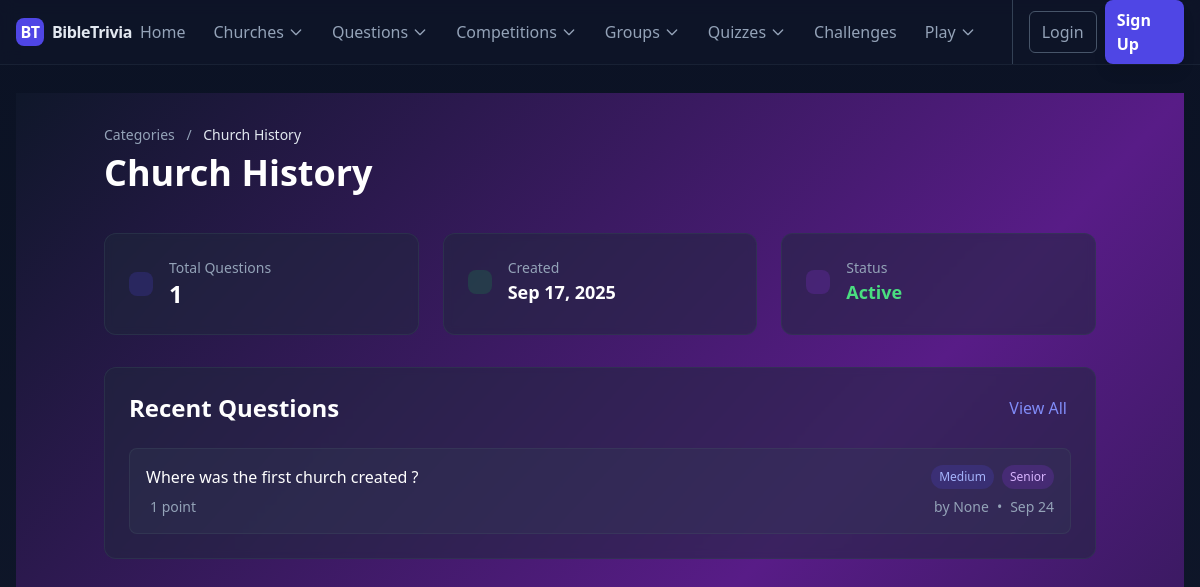
Screenshot of /categories/church-history/ with the database file from the repository.
### home/models.py (models this page shows, shortened)
class TimeStampedModel(models.Model):
    created_at = models.DateTimeField(auto_now_add=True)
    updated_at = models.DateTimeField(auto_now=True)
    class Meta:
        abstract = True

class QuestionCategory(TimeStampedModel):
    category_choices = [
        ('Old Testament', 'Old Testament'),
        ('New Testament', 'New Testament'),
        ('Church History', 'Church History'),
        ('General Knowledge', 'General Knowledge'),
        ('Other', 'Other'),
    ]
    name = models.CharField(max_length=100, unique=True, choices=category_choices)
    slug = models.SlugField(max_length=120, unique=True, blank=True)
    description = models.TextField(blank=True)
    is_active = models.BooleanField(default=True)
    class Meta:
        verbose_name = "Question Category"
        verbose_name_plural = "Question Categories"
        ordering = ['name']
        indexes = [
            models.Index(fields=["slug"]),
            models.Index(fields=["is_active"]),
        ]

class Question(TimeStampedModel):
    DIFFICULTY_CHOICES = [
        ('Easy', 'Easy'),
        ('Medium', 'Medium'),
        ('Hard', 'Hard'),
    ]
    QUESTION_TYPE_CHOICES = [
        ('single', 'Single Choice'),
        ('multiple', 'Multiple Select'),
        ('open', 'Open Ended'),
    ]
    level_category = [
        ('Adults', 'Adults'),
        ('Youth', 'Youth'),
        ('Children', 'Children'),
        ('Senior', 'Senior'),
        ('Junior', 'Junior'),
        ('Teens', 'Teens'),
        ('All', 'All'),
    ]
    level = models.CharField(max_length=100, choices=level_category, default='All')
    allowed_levels = models.JSONField(
        default=list,
        blank=True,
        help_text="Select one or more levels this question applies to"
    )
    uuid = models.UUIDField(default=uuid.uuid4, unique=True, editable=False)
    categories = models.ManyToManyField(
        QuestionCategory,
        related_name='questions',
        blank=True,
    )
    activities = models.ManyToManyField(
        'CompetitionActivity',
        related_name='questions',
        blank=True,
        help_text='Activities this question is associated with'
    )
    question_text = models.TextField()
    difficulty = models.CharField(max_length=10, choices=DIFFICULTY_CHOICES, default='Medium')
    question_type = models.CharField(max_length=20, choices=QUESTION_TYPE_CHOICES, default='single')
    explanation = models.TextField(
        blank=True,
        help_text="Optional explanation for the correct answer"
    )
    bible_reference = models.CharField(
        max_length=100,
        blank=True,
        help_text="Bible verse reference (e.g., John 3:16)"
    )
    points = models.PositiveIntegerField(
        default=1,
        help_text="Points awarded for correct answer"
    )
    penalty = models.PositiveIntegerField(
        default=1,
        help_text="If 0, allow positive proportional credit for multiple-select; otherwise full-or-nothing"
    )
    is_active = models.BooleanField(default=True)
    created_by = models.ForeignKey(
        settings.AUTH_USER_MODEL,
        on_delete=models.CASCADE,
        related_name='created_questions'
    )
    class Meta:
        ordering = ['-created_at']
        indexes = [
            models.Index(fields=["difficulty"]),
            models.Index(fields=["is_active"]),
            models.Index(fields=["created_by"]),
        ]
        verbose_name = "Question"
        verbose_name_plural = "Questions"

### users/models.py (models this page shows, shortened)
class MyUser(AbstractUser):
    email = models.EmailField(_('email address'), max_length=50, unique=True)
    username = None
    ROLE_CHOICES = [
        ('Admin', 'Admin'),
        ('Supervisor', 'Supervisor'),
        ('Patron', 'Patron'),
        ('Member', 'Member'),
    ]
    role = models.CharField(
        _('Role'),
        max_length=20,
        choices=ROLE_CHOICES,
        default='Member',
        help_text=_('User role in the system')
    )
    USERNAME_FIELD = 'email'
    REQUIRED_FIELDS = []
    objects = MyUserManager()
    groups = models.ManyToManyField(
        'auth.Group',
        related_name='myuser_groups',  # Unique related_name
        blank=True,
        help_text=_('The groups this user belongs to. A user will get all permissions granted to each of their groups.')
    )
    user_permissions = models.ManyToManyField(
        'auth.Permission',
        related_name='myuser_permissions',  # Unique related_name
        blank=True,
        help_text=_('Specific permissions for this user.')
    )

### home/views.py (the view)
# urls.py: path('categories/<slug:slug>/', QuestionCategoryDetailView.as_view(), name='category_detail'),
class QuestionCategoryDetailView(DetailView):
    model = QuestionCategory
    template_name = 'home/category_detail.html'
    context_object_name = 'category'
    slug_field = 'slug'
    slug_url_kwarg = 'slug'
    def get_context_data(self, **kwargs):
        context = super().get_context_data(**kwargs)
        context['questions'] = self.object.questions.filter(is_active=True)[:10]
        context['total_questions'] = self.object.questions.filter(is_active=True).count()
        return context

### home/templates/home/category_detail.html (shortened to what this page needs)
{% extends 'base.html' %}
{% load static %}
{% block content %}
<div class="min-h-screen bg-gradient-to-br from-slate-900 via-purple-900 to-slate-900">
    <div class="container mx-auto px-4 py-8">
        <div class="flex flex-col md:flex-row justify-between items-start md:items-center mb-8">
            <div>
                <nav class="text-sm text-slate-400 mb-2">
                    <a href="{% url 'category_list' %}" class="hover:text-indigo-400 transition-colors">Categories</a>
                    <span class="mx-2">/</span>
                    <span class="text-slate-200">{{ category.name }}</span>
                </nav>
                <h1 class="text-4xl font-bold text-white mb-2">{{ category.name }}</h1>
            </div>
        </div>
        <div class="grid grid-cols-1 md:grid-cols-3 gap-6 mb-8">
            <div class="bg-slate-800/50 backdrop-blur-sm rounded-xl p-6 border border-slate-700/50">
                <div class="flex items-center">
                    <div class="bg-indigo-600/20 p-3 rounded-lg mr-4">
                    </div>
                    <div>
                        <p class="text-slate-400 text-sm">Total Questions</p>
                        <p class="text-2xl font-bold text-white">{{ total_questions }}</p>
                    </div>
                </div>
            </div>
            <div class="bg-slate-800/50 backdrop-blur-sm rounded-xl p-6 border border-slate-700/50">
                <div class="flex items-center">
                    <div class="bg-green-600/20 p-3 rounded-lg mr-4">
                    </div>
                    <div>
                        <p class="text-slate-400 text-sm">Created</p>
                        <p class="text-lg font-semibold text-white">{{ category.created_at|date:"M d, Y" }}</p>
                    </div>
                </div>
            </div>
            <div class="bg-slate-800/50 backdrop-blur-sm rounded-xl p-6 border border-slate-700/50">
                <div class="flex items-center">
                    <div class="bg-purple-600/20 p-3 rounded-lg mr-4">
                    </div>
                    <div>
                        <p class="text-slate-400 text-sm">Status</p>
                        <p class="text-lg font-semibold {% if category.is_active %}text-green-400{% else %}text-red-400{% endif %}">
                            {% if category.is_active %}Active{% else %}Inactive{% endif %}
                        </p>
                    </div>
                </div>
            </div>
        </div>
        {% if questions %}
        <div class="bg-slate-800/50 backdrop-blur-sm rounded-xl p-6 border border-slate-700/50 mb-8">
            <div class="flex justify-between items-center mb-6">
                <h2 class="text-2xl font-bold text-white">Recent Questions</h2>
                <a href="{% url 'question_list' %}?category={{ category.slug }}"
                   class="text-indigo-400 hover:text-indigo-300 transition-colors">
                    View All
                </a>
            </div>
            <div class="space-y-4">
                {% for question in questions %}
                <div class="bg-slate-700/30 rounded-lg p-4 border border-slate-600/30 hover:border-indigo-500/50 transition-all duration-200">
                    <div class="flex justify-between items-start mb-2">
                        <h3 class="text-white font-medium flex-1 mr-4">
                            <a href="{% url 'question_detail' question.pk %}" class="hover:text-indigo-400 transition-colors">
                                {{ question.question_text|truncatechars:100 }}
                            </a>
                        </h3>
                        <div class="flex space-x-2 text-xs">
                            <span class="px-2 py-1 rounded-full bg-indigo-600/20 text-indigo-300">
                                {{ question.difficulty }}
                            </span>
                            <span class="px-2 py-1 rounded-full bg-purple-600/20 text-purple-300">
                                {{ question.level }}
                            </span>
                        </div>
                    </div>
                    <div class="flex justify-between items-center text-sm text-slate-400">
                        <div class="flex items-center space-x-4">
                            <span>{{ question.points }} point{{ question.points|pluralize }}</span>
                        </div>
                        <div class="flex items-center space-x-2">
                            <span>by {{ question.created_by.get_full_name|default:question.created_by.username }}</span>
                            <span>•</span>
                            <span>{{ question.created_at|date:"M d" }}</span>
                        </div>
                    </div>
                </div>
                {% endfor %}
            </div>
        </div>
        {% endif %}
    </div>
</div>
{% endblock %}

### rows the page displays
QuestionCategory: name "Church History", created_at "Sep 17, 2025"
Question: question_text "Where was the first church created ?", difficulty "Medium", level "Senior", points "1", created_by.get_full_name "None", created_at "Sep 24"

### other values shown
{{ total_questions }} "1"
